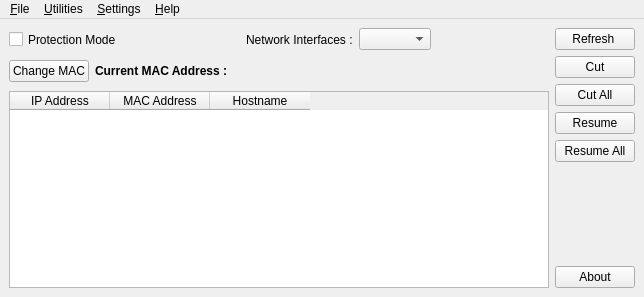
<?xml version="1.0" encoding="UTF-8"?>
<ui version="4.0">
 <class>MainWindow</class>
 <widget class="QMainWindow" name="MainWindow">
  <property name="geometry">
   <rect>
    <x>0</x>
    <y>0</y>
    <width>644</width>
    <height>297</height>
   </rect>
  </property>
  <property name="sizePolicy">
   <sizepolicy hsizetype="Expanding" vsizetype="Expanding">
    <horstretch>0</horstretch>
    <verstretch>0</verstretch>
   </sizepolicy>
  </property>
  <property name="windowTitle">
   <string>RoachCut-1.3</string>
  </property>
  <property name="windowIcon">
   <iconset resource="../pix.qrc">
    <normaloff>:/pix/pix/roachcut.png</normaloff>:/pix/pix/roachcut.png</iconset>
  </property>
  <widget class="QWidget" name="centralwidget">
   <layout class="QHBoxLayout" name="horizontalLayout_3">
    <item>
     <layout class="QVBoxLayout" name="verticalLayout_2">
      <item>
       <layout class="QHBoxLayout" name="horizontalLayout">
        <item>
         <widget class="QCheckBox" name="cbox_protection">
          <property name="minimumSize">
           <size>
            <width>101</width>
            <height>23</height>
           </size>
          </property>
          <property name="maximumSize">
           <size>
            <width>200</width>
            <height>23</height>
           </size>
          </property>
          <property name="text">
           <string>Protection Mode</string>
          </property>
         </widget>
        </item>
        <item>
         <spacer name="horizontalSpacer_3">
          <property name="orientation">
           <enum>Qt::Horizontal</enum>
          </property>
          <property name="sizeHint" stdset="0">
           <size>
            <width>40</width>
            <height>20</height>
           </size>
          </property>
         </spacer>
        </item>
        <item>
         <widget class="QLabel" name="label_2">
          <property name="text">
           <string>Network Interfaces :</string>
          </property>
         </widget>
        </item>
        <item>
         <widget class="QComboBox" name="comboIfaces"/>
        </item>
        <item>
         <spacer name="horizontalSpacer_2">
          <property name="orientation">
           <enum>Qt::Horizontal</enum>
          </property>
          <property name="sizeHint" stdset="0">
           <size>
            <width>40</width>
            <height>20</height>
           </size>
          </property>
         </spacer>
        </item>
       </layout>
      </item>
      <item>
       <layout class="QHBoxLayout" name="horizontalLayout_2">
        <item>
         <widget class="QPushButton" name="btn_changemac">
          <property name="text">
           <string>Change MAC</string>
          </property>
          <property name="icon">
           <iconset resource="../pix.qrc">
            <normaloff>:/pix/pix/mac.png</normaloff>:/pix/pix/mac.png</iconset>
          </property>
          <property name="iconSize">
           <size>
            <width>20</width>
            <height>20</height>
           </size>
          </property>
         </widget>
        </item>
        <item>
         <widget class="QLabel" name="label">
          <property name="text">
           <string>&lt;html&gt;&lt;head/&gt;&lt;body&gt;&lt;p&gt;&lt;span style=&quot; font-weight:600;&quot;&gt;Current MAC Address :&lt;/span&gt;&lt;/p&gt;&lt;/body&gt;&lt;/html&gt;</string>
          </property>
          <property name="alignment">
           <set>Qt::AlignLeading|Qt::AlignLeft|Qt::AlignVCenter</set>
          </property>
          <property name="margin">
           <number>1</number>
          </property>
          <property name="indent">
           <number>-1</number>
          </property>
         </widget>
        </item>
        <item>
         <widget class="QLabel" name="lbl_mac">
          <property name="text">
           <string>&lt;html&gt;&lt;head/&gt;&lt;body&gt;&lt;p&gt;&lt;br/&gt;&lt;/p&gt;&lt;/body&gt;&lt;/html&gt;</string>
          </property>
         </widget>
        </item>
        <item>
         <spacer name="horizontalSpacer">
          <property name="orientation">
           <enum>Qt::Horizontal</enum>
          </property>
          <property name="sizeHint" stdset="0">
           <size>
            <width>40</width>
            <height>20</height>
           </size>
          </property>
         </spacer>
        </item>
       </layout>
      </item>
      <item>
       <widget class="QTableWidget" name="table_hosts">
        <property name="lineWidth">
         <number>1</number>
        </property>
        <property name="selectionBehavior">
         <enum>QAbstractItemView::SelectRows</enum>
        </property>
        <property name="showGrid">
         <bool>false</bool>
        </property>
        <attribute name="horizontalHeaderVisible">
         <bool>true</bool>
        </attribute>
        <attribute name="verticalHeaderVisible">
         <bool>false</bool>
        </attribute>
        <column>
         <property name="text">
          <string>IP Address</string>
         </property>
        </column>
        <column>
         <property name="text">
          <string>MAC Address</string>
         </property>
        </column>
        <column>
         <property name="text">
          <string>Hostname</string>
         </property>
        </column>
       </widget>
      </item>
     </layout>
    </item>
    <item>
     <layout class="QVBoxLayout" name="verticalLayout">
      <item>
       <widget class="QPushButton" name="btn_refresh">
        <property name="text">
         <string>Refresh </string>
        </property>
        <property name="icon">
         <iconset resource="../pix.qrc">
          <normaloff>:/pix/pix/refresh.png</normaloff>:/pix/pix/refresh.png</iconset>
        </property>
        <property name="iconSize">
         <size>
          <width>20</width>
          <height>20</height>
         </size>
        </property>
       </widget>
      </item>
      <item>
       <widget class="QPushButton" name="btn_cut">
        <property name="enabled">
         <bool>true</bool>
        </property>
        <property name="text">
         <string>Cut</string>
        </property>
        <property name="icon">
         <iconset resource="../pix.qrc">
          <normaloff>:/pix/pix/cut.png</normaloff>:/pix/pix/cut.png</iconset>
        </property>
        <property name="iconSize">
         <size>
          <width>20</width>
          <height>20</height>
         </size>
        </property>
       </widget>
      </item>
	<item>
       <widget class="QPushButton" name="btn_cut_all">
        <property name="enabled">
         <bool>true</bool>
        </property>
        <property name="text">
         <string>Cut All</string>
        </property>
        <property name="icon">
         <iconset resource="../pix.qrc">
          <normaloff>:/pix/pix/cut.png</normaloff>:/pix/pix/cut.png</iconset>
        </property>
        <property name="iconSize">
         <size>
          <width>20</width>
          <height>20</height>
         </size>
        </property>
       </widget>
      </item>
      <item>
       <widget class="QPushButton" name="btn_resume">
        <property name="text">
         <string>Resume</string>
        </property>
        <property name="icon">
         <iconset resource="../pix.qrc">
          <normaloff>:/pix/pix/resume.png</normaloff>:/pix/pix/resume.png</iconset>
        </property>
        <property name="iconSize">
         <size>
          <width>20</width>
          <height>20</height>
         </size>
        </property>
       </widget>
      </item>
      <item>
       <widget class="QPushButton" name="btn_resume_all">
        <property name="text">
         <string>Resume All</string>
        </property>
        <property name="icon">
         <iconset resource="../pix.qrc">
          <normaloff>:/pix/pix/resume.png</normaloff>:/pix/pix/resume.png</iconset>
        </property>
        <property name="iconSize">
         <size>
          <width>20</width>
          <height>20</height>
         </size>
        </property>
       </widget>
      </item>
      <item>
       <spacer name="verticalSpacer">
        <property name="orientation">
         <enum>Qt::Vertical</enum>
        </property>
        <property name="sizeHint" stdset="0">
         <size>
          <width>20</width>
          <height>40</height>
         </size>
        </property>
       </spacer>
      </item>
      <item>
       <widget class="QPushButton" name="btn_about">
        <property name="text">
         <string>About</string>
        </property>
        <property name="icon">
         <iconset resource="../pix.qrc">
          <normaloff>:/pix/pix/about.png</normaloff>:/pix/pix/about.png</iconset>
        </property>
        <property name="iconSize">
         <size>
          <width>20</width>
          <height>20</height>
         </size>
        </property>
       </widget>
      </item>
     </layout>
    </item>
   </layout>
  </widget>
  <widget class="QMenuBar" name="menuBar">
   <property name="geometry">
    <rect>
     <x>0</x>
     <y>0</y>
     <width>644</width>
     <height>20</height>
    </rect>
   </property>
   <widget class="QMenu" name="menu_File">
    <property name="title">
     <string>&amp;File</string>
    </property>
    <addaction name="action_Quit"/>
   </widget>
   <widget class="QMenu" name="menu_Edit">
    <property name="title">
     <string>&amp;Settings</string>
    </property>
    <widget class="QMenu" name="menu_Language">
     <property name="title">
      <string>&amp;Language</string>
     </property>
     <addaction name="actionEnglish"/>
    </widget>
    <addaction name="menu_Language"/>
   </widget>
   <widget class="QMenu" name="menu_Help">
    <property name="title">
     <string>&amp;Help</string>
    </property>
    <addaction name="actionAbout_RoachCut"/>
    <addaction name="actionAbout_Qt"/>
   </widget>
   <widget class="QMenu" name="menu_Utilities">
    <property name="title">
     <string>&amp;Utilities</string>
    </property>
    <widget class="QMenu" name="menuSpeed_Limiter">
     <property name="title">
      <string>Speed Limiter</string>
     </property>
     <addaction name="action_speedlimiter_on"/>
     <addaction name="action_speedlimiter_off"/>
    </widget>
    <addaction name="menuSpeed_Limiter"/>
   </widget>
   <addaction name="menu_File"/>
   <addaction name="menu_Utilities"/>
   <addaction name="menu_Edit"/>
   <addaction name="menu_Help"/>
  </widget>
  <action name="action_quit">
   <property name="icon">
    <iconset resource="../pix.qrc">
     <normaloff>:/pix/pix/close.png</normaloff>:/pix/pix/close.png</iconset>
   </property>
   <property name="text">
    <string>Quit</string>
   </property>
  </action>
  <action name="action_change_mac">
   <property name="icon">
    <iconset resource="../pix.qrc">
     <normaloff>:/pix/pix/mac.png</normaloff>:/pix/pix/mac.png</iconset>
   </property>
   <property name="text">
    <string>Change MAC</string>
   </property>
  </action>
  <action name="action_Quit">
   <property name="icon">
    <iconset resource="../pix.qrc">
     <normaloff>:/pix/pix/close.png</normaloff>:/pix/pix/close.png</iconset>
   </property>
   <property name="text">
    <string>&amp;Quit</string>
   </property>
  </action>
  <action name="actionEnglish">
   <property name="checkable">
    <bool>true</bool>
   </property>
   <property name="text">
    <string>English</string>
   </property>
  </action>
  <action name="actionAbout_RoachCut">
   <property name="icon">
    <iconset resource="../pix.qrc">
     <normaloff>:/pix/pix/about.png</normaloff>:/pix/pix/about.png</iconset>
   </property>
   <property name="text">
    <string>About RoachCut</string>
   </property>
  </action>
  <action name="actionAbout_Qt">
   <property name="icon">
    <iconset resource="../pix.qrc">
     <normaloff>:/pix/pix/qt-logo.png</normaloff>:/pix/pix/qt-logo.png</iconset>
   </property>
   <property name="text">
    <string>About Qt</string>
   </property>
  </action>
  <action name="action_speedlimiter_on">
   <property name="checkable">
    <bool>true</bool>
   </property>
   <property name="text">
    <string>On</string>
   </property>
  </action>
  <action name="action_speedlimiter_off">
   <property name="checkable">
    <bool>true</bool>
   </property>
   <property name="checked">
    <bool>true</bool>
   </property>
   <property name="text">
    <string>Off</string>
   </property>
  </action>
 </widget>
 <resources>
  <include location="../pix.qrc"/>
 </resources>
 <connections>
  <connection>
   <sender>cbox_protection</sender>
   <signal>stateChanged(int)</signal>
   <receiver>MainWindow</receiver>
   <slot>on_protection_changes()</slot>
   <hints>
    <hint type="sourcelabel">
     <x>63</x>
     <y>48</y>
    </hint>
    <hint type="destinationlabel">
     <x>172</x>
     <y>7</y>
    </hint>
   </hints>
  </connection>
  <connection>
   <sender>btn_refresh</sender>
   <signal>clicked()</signal>
   <receiver>MainWindow</receiver>
   <slot>on_refresh_clicked()</slot>
   <hints>
    <hint type="sourcelabel">
     <x>638</x>
     <y>53</y>
    </hint>
    <hint type="destinationlabel">
     <x>270</x>
     <y>27</y>
    </hint>
   </hints>
  </connection>
  <connection>
   <sender>btn_cut</sender>
   <signal>clicked()</signal>
   <receiver>MainWindow</receiver>
   <slot>on_cut_clicked()</slot>
   <hints>
    <hint type="sourcelabel">
     <x>638</x>
     <y>86</y>
    </hint>
    <hint type="destinationlabel">
     <x>320</x>
     <y>41</y>
    </hint>
   </hints>
  </connection>
<connection>
   <sender>btn_cut_all</sender>
   <signal>clicked()</signal>
   <receiver>MainWindow</receiver>
   <slot>on_cut_all_clicked()</slot>
   <hints>
    <hint type="sourcelabel">
     <x>638</x>
     <y>86</y>
    </hint>
    <hint type="destinationlabel">
     <x>320</x>
     <y>41</y>
    </hint>
   </hints>
  </connection>
  <connection>
   <sender>btn_resume</sender>
   <signal>clicked()</signal>
   <receiver>MainWindow</receiver>
   <slot>on_resume_clicked()</slot>
   <hints>
    <hint type="sourcelabel">
     <x>638</x>
     <y>119</y>
    </hint>
    <hint type="destinationlabel">
     <x>362</x>
     <y>60</y>
    </hint>
   </hints>
  </connection>
  <connection>
   <sender>action_quit</sender>
   <signal>triggered()</signal>
   <receiver>MainWindow</receiver>
   <slot>on_quit_triggered()</slot>
   <hints>
    <hint type="sourcelabel">
     <x>-1</x>
     <y>-1</y>
    </hint>
    <hint type="destinationlabel">
     <x>274</x>
     <y>131</y>
    </hint>
   </hints>
  </connection>
  <connection>
   <sender>action_change_mac</sender>
   <signal>triggered()</signal>
   <receiver>MainWindow</receiver>
   <slot>change_mac()</slot>
   <hints>
    <hint type="sourcelabel">
     <x>-1</x>
     <y>-1</y>
    </hint>
    <hint type="destinationlabel">
     <x>274</x>
     <y>131</y>
    </hint>
   </hints>
  </connection>
  <connection>
   <sender>btn_changemac</sender>
   <signal>clicked()</signal>
   <receiver>MainWindow</receiver>
   <slot>change_mac()</slot>
   <hints>
    <hint type="sourcelabel">
     <x>89</x>
     <y>83</y>
    </hint>
    <hint type="destinationlabel">
     <x>453</x>
     <y>14</y>
    </hint>
   </hints>
  </connection>
  <connection>
   <sender>btn_about</sender>
   <signal>clicked()</signal>
   <receiver>MainWindow</receiver>
   <slot>on_about_clicked()</slot>
   <hints>
    <hint type="sourcelabel">
     <x>638</x>
     <y>291</y>
    </hint>
    <hint type="destinationlabel">
     <x>412</x>
     <y>82</y>
    </hint>
   </hints>
  </connection>
  <connection>
   <sender>btn_resume_all</sender>
   <signal>clicked()</signal>
   <receiver>MainWindow</receiver>
   <slot>resume_all()</slot>
   <hints>
    <hint type="sourcelabel">
     <x>571</x>
     <y>141</y>
    </hint>
    <hint type="destinationlabel">
     <x>572</x>
     <y>177</y>
    </hint>
   </hints>
  </connection>
  <connection>
   <sender>action_Quit</sender>
   <signal>triggered()</signal>
   <receiver>MainWindow</receiver>
   <slot>close()</slot>
   <hints>
    <hint type="sourcelabel">
     <x>-1</x>
     <y>-1</y>
    </hint>
    <hint type="destinationlabel">
     <x>321</x>
     <y>148</y>
    </hint>
   </hints>
  </connection>
  <connection>
   <sender>actionEnglish</sender>
   <signal>triggered()</signal>
   <receiver>MainWindow</receiver>
   <slot>english_selected()</slot>
   <hints>
    <hint type="sourcelabel">
     <x>-1</x>
     <y>-1</y>
    </hint>
    <hint type="destinationlabel">
     <x>321</x>
     <y>148</y>
    </hint>
   </hints>
  </connection>
  <connection>
   <sender>action_speedlimiter_on</sender>
   <signal>triggered()</signal>
   <receiver>MainWindow</receiver>
   <slot>limit_speed()</slot>
   <hints>
    <hint type="sourcelabel">
     <x>-1</x>
     <y>-1</y>
    </hint>
    <hint type="destinationlabel">
     <x>321</x>
     <y>148</y>
    </hint>
   </hints>
  </connection>
  <connection>
   <sender>action_speedlimiter_off</sender>
   <signal>triggered()</signal>
   <receiver>MainWindow</receiver>
   <slot>unlimit_speed()</slot>
   <hints>
    <hint type="sourcelabel">
     <x>-1</x>
     <y>-1</y>
    </hint>
    <hint type="destinationlabel">
     <x>321</x>
     <y>148</y>
    </hint>
   </hints>
  </connection>
  <connection>
   <sender>actionAbout_Qt</sender>
   <signal>triggered()</signal>
   <receiver>MainWindow</receiver>
   <slot>about_qt()</slot>
   <hints>
    <hint type="sourcelabel">
     <x>-1</x>
     <y>-1</y>
    </hint>
    <hint type="destinationlabel">
     <x>321</x>
     <y>148</y>
    </hint>
   </hints>
  </connection>
  <connection>
   <sender>actionAbout_RoachCut</sender>
   <signal>triggered()</signal>
   <receiver>MainWindow</receiver>
   <slot>on_about_clicked()</slot>
   <hints>
    <hint type="sourcelabel">
     <x>-1</x>
     <y>-1</y>
    </hint>
    <hint type="destinationlabel">
     <x>321</x>
     <y>148</y>
    </hint>
   </hints>
  </connection>
 </connections>
 <slots>
  <slot>on_protection_changes()</slot>
  <slot>on_refresh_clicked()</slot>
  <slot>on_cut_clicked()</slot>
  <slot>on_resume_clicked()</slot>
  <slot>on_quit_triggered()</slot>
  <slot>change_mac()</slot>
  <slot>on_about_clicked()</slot>
  <slot>resume_all()</slot>
  <slot>english_selected()</slot>
  <slot>limit_speed()</slot>
  <slot>unlimit_speed()</slot>
  <slot>about_qt()</slot>
 </slots>
</ui>
